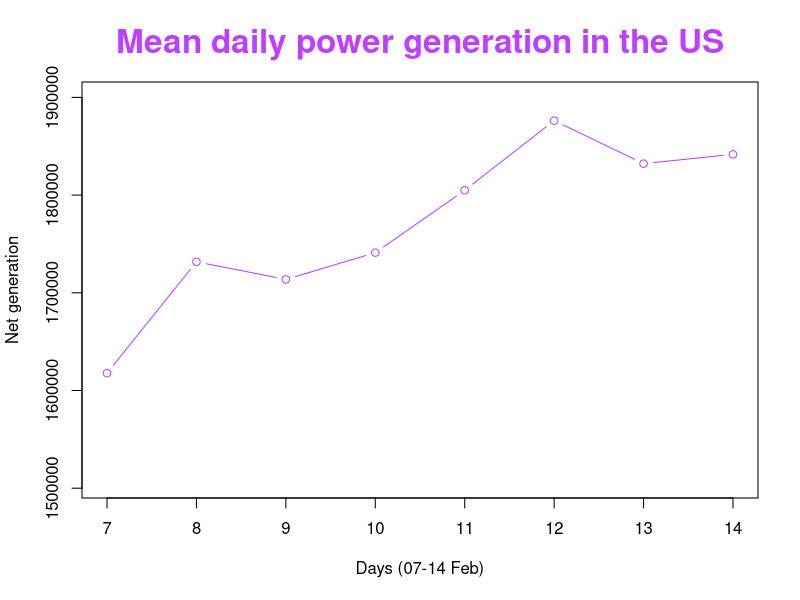
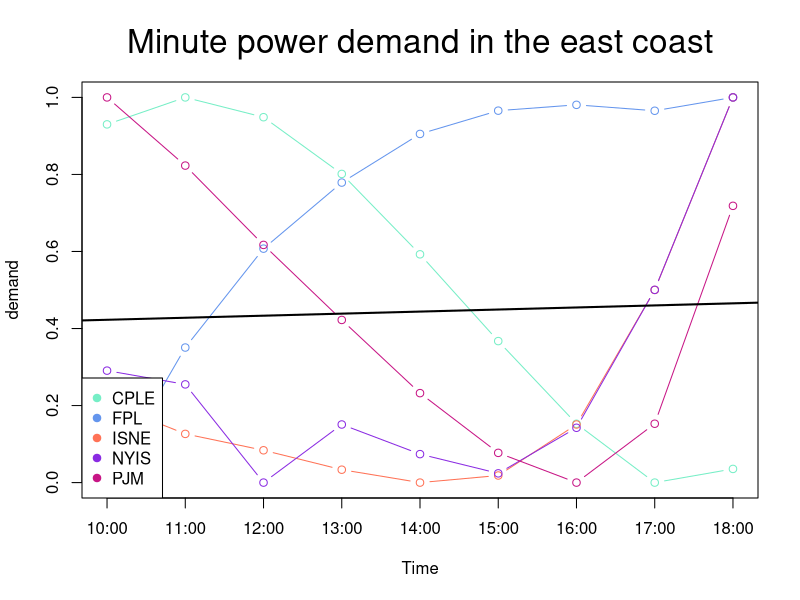
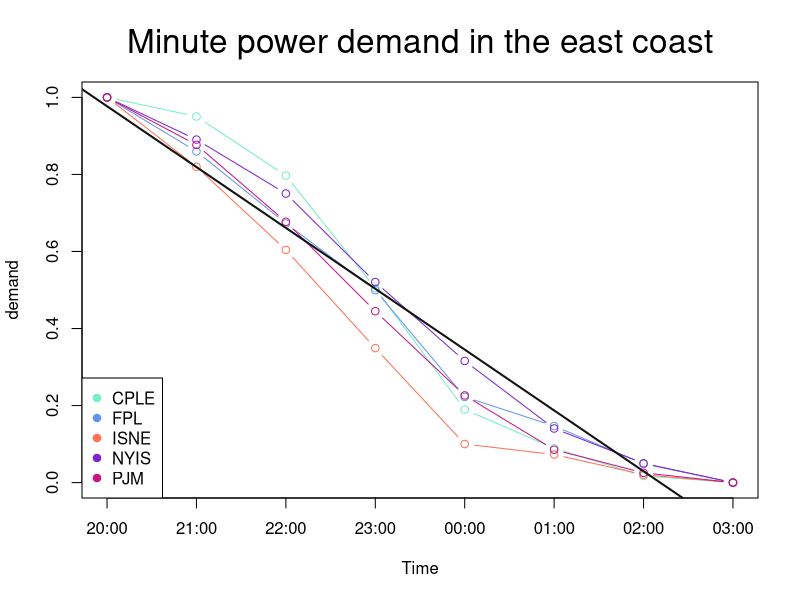

Recreate these plots in R, in order.
## ---- chunk 1
#import libraries
install.packages("dplyr")
install.packages("tidyr")
install.packages("matrixcalc")
install.packages("zoo")
library(dplyr)
library(tidyr)
library(matrixcalc)
library(zoo)

## ---- chunk 2
#Reading Data
A <- read.delim("table.tsv")
A$DateTime <- as.POSIXct( A$megawatthours, tz = "EST", "%H:%M EST %m/%d/%Y" )

## ---- chunk 3
A<-distinct(A)
## ---- chunk 4
# The dimensions of the cube are the Power stations and the dimension of date time.
data_cube<- with(A,cbind(BPAT=Net.generation,CISO	=Net.generation.1, CPLE=Net.generation.2,ERCO= Net.generation.3, FPL=Net.generation.4,ISNE= Net.generation.5,MISO= Net.generation.6,
                         NYIS =Net.generation.7 , PACW=Net.generation.8 , PJM=Net.generation.9 ,United_States_Lower = Net.generation.10,Date=as.integer(format(as.Date(A[,'DateTime']), "%Y%m%d"))))
## ---- chunk 5
index<-which(data_cube[,'Date']>"20210206" & data_cube[,'Date']<"20210215" )
Silce_cube<-data_cube[index,]
## ---- chunk 6
temp<-data_cube[index,]
rownames(temp) <- c(temp[,"Date"])
temp<-temp[,colnames(temp)!="Date"]
roll_up <-  rowsum(temp,row.names(temp))
data_mean<-rowMeans(roll_up[,1:11]) #Daily average performance
## ---- chunk 7
data_frame<-tibble(data_mean)
days<- as.integer(substr(names(roll_up[,1]), nchar(names(roll_up[,1])) - 2 + 1, nchar(names(roll_up[,1]))) )

pdf(file = "Week3_Mean_daily_power.pdf",   
    width = 8, # The width of the plot in inches
    height = 5) # The height of the plot in inches


# create an empty plot
plot(1, type="n", xlab="", ylab="", xlim = c(days[1],days[8]), ylim=c(1505748 ,1900000 ))
# rearrange in a new, temporary dataframe
DF <- data.frame ( Time = days, Demand = data_frame)
# plot
lines( DF, col = 'darkorchid1', type = 'b' )
title(main = "Mean daily power generation in the US",
      xlab = "Days (07-14 Feb)", ylab = "Net generation",
      cex.main = 2,   font.main = 2, col.main = "darkorchid1")
dev.off()
## ---- chunk 8
# The dimensions of the cube are the Power stations and the dimension of date time.
data_cube_2_1<- with(A,cbind( CPLE=Net.generation.2, FPL=Net.generation.4,ISNE= Net.generation.5,
                         NYIS =Net.generation.7 , PJM=Net.generation.9 ,Time=as.integer(format(A[,'DateTime'], format = "%H"))))

# Complete missing values according to Last Observation in data cube
data_cube_2_1<-na.locf(data_cube_2_1,fromLast=TRUE)
## ---- chunk 9
#Silce cube
index_2_1<-which(data_cube_2_1[,'Time']>9 & data_cube_2_1[,'Time']<19 )
Silce_cube_2_1<-data_cube_2_1[index_2_1,]
## ---- chunk 10
temp_2_1<-data_cube_2_1[index_2_1,]
rownames(temp_2_1) <- c(temp_2_1[,"Time"])
temp_2_1<-temp_2_1[,colnames(temp_2_1)!="Time"]
roll_up_2_1 <-  rowsum(temp_2_1,row.names(temp_2_1))
## ---- chunk 11
# linear fit
LM <- list(  CPLE = NA,  FPL = NA,  ISNE = NA,  NYIS = NA, PJM = NA)
# Creating a dataframe for performing linear regression
df_2_1<-data.frame (roll_up_2_1)
# Data normalization function min-max method.
min_max_norm <- function(x) {
    (x - min(x)) / (max(x) - min(x))
}
#Data normalization
Demand_norm_2_1 <- as.data.frame(lapply(df_2_1, min_max_norm))


#Linear regression formula (U^T*U)^-1*U^T*y
#Create a U matrix for linear regression 
mat2_1_data <- c(rep(c(1),9),c(10:18))
mat2_1 <- matrix(mat2_1_data,nrow=2,ncol=9,byrow=TRUE)

#Create a power function
"%^%" <- function(mat, power) 
  with(eigen(mat), vectors %*% (values^power * t(vectors))) 

pdf(file = "Week3_Minute_power_demand_1.pdf",   
    width = 8, # The width of the plot in inches
    height = 5) # The height of the plot in inches
# create an empty plot
plot(1, type="n", xlab="", ylab="",xaxt="n",xlim = c(10,18), ylim=c(0 ,1))
axis(1, at=c(10:18),labels=c("10:00","11:00","12:00","13:00","14:00","15:00","16:00","17:00","18:00"))
demands <- seq(5) 
#initialization a&b
a<-0
b<-0
colors<-c("aquamarine2","cornflowerblue","coral1","blueviolet","mediumvioletred") #Vector of colors
#A loop that draws a line for each station
for ( i in demands ) {
   # rearrange in a new, temporary dataframe
   DF <- data.frame ( Time =c(10:18), Demand = Demand_norm_2_1[,i] )
   # plot
   lines( DF, col = colors[i], type = 'b' )
   # linear fit
   #Note: 'U' have been in Transformation form
   X_T_X<-((mat2_1)%*% t(mat2_1)) #U^T*U
   Vector_df1<-c(t(DF[2])) #transfer Y df to Vector
   X_T_y<-((mat2_1))%*% (Vector_df1) #U^T*y
   LM[[ i ]] <-(X_T_X%^% (-1))%*% X_T_y #(U^T*U)^-1*U^T*y
   a <- a+(LM[[ i ]])[1]
   b <- b+(LM[[ i ]])[2]
}

abline(a/5, b/5, col = "black", lw =2) #calculated the average regression lines of five stations on the east coast.
title(main = "Minute power demand in the east coast",
      xlab = "Time", ylab = "demand",
      cex.main = 2,   font.main = 1, col.main = "black")
legend( 'bottomleft', col = colors, pch = 19,legend = names(Demand_norm_2_1) )

dev.off()
## ---- chunk 12
index_2_2<-which(data_cube_2_1[,'Time']>19 | data_cube_2_1[,'Time']<4 )
Silce_cube_2_2<-data_cube_2_1[index_2_2,]
## ---- chunk 13
temp_2_2<-data_cube_2_1[index_2_2,]
rownames(temp_2_2) <- c(temp_2_2[,"Time"])
temp_2_2<-temp_2_2[,colnames(temp_2_2)!="Time"]
roll_up_2_2 <-  rowsum(temp_2_2,row.names(temp_2_2))
## ---- chunk 14
# linear fit
LM <- list(  CPLE = NA,  FPL = NA,  ISNE = NA,  NYIS = NA, PJM = NA)
df_2_2<-data.frame (roll_up_2_2)
#Data normalization
Demand_norm_2_2 <- as.data.frame(lapply(df_2_2, min_max_norm))



#Linear regression formula (U^T*U)^-1*U^T*y
#Create a U matrix for linear regression 
mat2_2_data <- c(rep(c(1),8),c(1:8))
mat2_2 <- matrix(mat2_2_data,nrow=2,ncol=8,byrow=TRUE)

#Enter the data in the order of the hours from 20:00-03:00
order_data<-Demand_norm_2_2[c(4,5,6,7,1,2,3,8),]


pdf(file = "Week3_Minute_power_demand_2.pdf",   
    width = 8, # The width of the plot in inches
    height = 5) # The height of the plot in inches

# create an empty plot
plot(1, type="n", xlab="", ylab="",xaxt="n", xlim = c(1,8), ylim=c(0 ,1))
axis(1, at=c(1:8),labels=c("20:00","21:00","22:00","23:00","00:00","01:00","02:00","03:00"))
demands <-seq(5)
#initialization a&b
a<-0
b<-0
colors<-c("aquamarine2","cornflowerblue","coral1","purple3","mediumvioletred") #Vector of colors
#A loop that draws a line for each station
for ( i in demands ) {
   # rearrange in a new, temporary dataframe
   DF <- data.frame ( Time =c(1,8), Demand = order_data[,i] )
   # plot
   lines( DF[2], col = colors[i], type = 'b' )
   # linear fit
   #Note: 'U' have been in Transformation form
   X_T_X<-((mat2_2)%*% t(mat2_2)) #U^T*U
   Vector_df2<-c(t(DF[2])) #transfer Y df to Vector
   X_T_y<-((mat2_2))%*% (Vector_df2) #U^T*y
   LM[[ i ]] <-(X_T_X%^% (-1))%*% X_T_y #(U^T*U)^-1*U^T*y
   a <- a+(LM[[ i ]])[1]
   b <- b+(LM[[ i ]])[2]
}
abline(a/5, b/5, col = 'gray7', lw =2) #calculated the average regression lines of five stations on the east coast.
title(main = "Minute power demand in the east coast",
      xlab = "Time", ylab = "demand",
      cex.main = 2,   font.main = 1, col.main = "black")
legend( 'bottomleft', col = colors, pch = 19,legend = names(order_data) )

dev.off()
